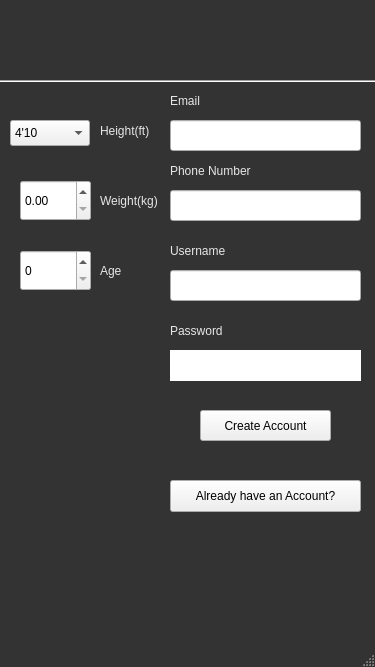
<?xml version="1.0" encoding="UTF-8"?>
<ui version="4.0">
 <class>MainWindow</class>
 <widget class="QMainWindow" name="MainWindow">
  <property name="geometry">
   <rect>
    <x>0</x>
    <y>0</y>
    <width>375</width>
    <height>667</height>
   </rect>
  </property>
  <property name="minimumSize">
   <size>
    <width>375</width>
    <height>667</height>
   </size>
  </property>
  <property name="maximumSize">
   <size>
    <width>375</width>
    <height>667</height>
   </size>
  </property>
  <property name="font">
   <font>
    <pointsize>13</pointsize>
    <strikeout>false</strikeout>
   </font>
  </property>
  <property name="windowTitle">
   <string>MainWindow</string>
  </property>
  <property name="styleSheet">
   <string notr="true">QMainWindow#MainWindow{
background:rgb(51, 51, 51)
}</string>
  </property>
  <widget class="QWidget" name="centralwidget">
   <widget class="QDoubleSpinBox" name="WeightInput">
    <property name="geometry">
     <rect>
      <x>20</x>
      <y>180</y>
      <width>71</width>
      <height>41</height>
     </rect>
    </property>
   </widget>
   <widget class="QLabel" name="label_2">
    <property name="geometry">
     <rect>
      <x>100</x>
      <y>120</y>
      <width>81</width>
      <height>21</height>
     </rect>
    </property>
    <property name="styleSheet">
     <string notr="true">QLabel#label_2{
color:rgb(230, 230, 230)
}</string>
    </property>
    <property name="text">
     <string>Height(ft)</string>
    </property>
   </widget>
   <widget class="QLabel" name="label_3">
    <property name="geometry">
     <rect>
      <x>100</x>
      <y>190</y>
      <width>71</width>
      <height>21</height>
     </rect>
    </property>
    <property name="styleSheet">
     <string notr="true">QLabel#label_3{
color:rgb(230, 230, 230)
}</string>
    </property>
    <property name="text">
     <string>Weight(kg)</string>
    </property>
   </widget>
   <widget class="QSpinBox" name="AgeInput">
    <property name="geometry">
     <rect>
      <x>20</x>
      <y>250</y>
      <width>71</width>
      <height>41</height>
     </rect>
    </property>
   </widget>
   <widget class="QLabel" name="label_4">
    <property name="geometry">
     <rect>
      <x>100</x>
      <y>260</y>
      <width>71</width>
      <height>21</height>
     </rect>
    </property>
    <property name="styleSheet">
     <string notr="true">QLabel#label_4{
color:rgb(230, 230, 230)
}</string>
    </property>
    <property name="text">
     <string>Age</string>
    </property>
   </widget>
   <widget class="QLabel" name="label_5">
    <property name="geometry">
     <rect>
      <x>170</x>
      <y>90</y>
      <width>201</width>
      <height>21</height>
     </rect>
    </property>
    <property name="styleSheet">
     <string notr="true">QLabel#label_5{
color:rgb(230, 230, 230)
}</string>
    </property>
    <property name="text">
     <string>Email</string>
    </property>
   </widget>
   <widget class="QLabel" name="label_6">
    <property name="geometry">
     <rect>
      <x>170</x>
      <y>160</y>
      <width>121</width>
      <height>21</height>
     </rect>
    </property>
    <property name="styleSheet">
     <string notr="true">QLabel#label_6{
color:rgb(230, 230, 230)
}</string>
    </property>
    <property name="text">
     <string>Phone Number</string>
    </property>
   </widget>
   <widget class="QPushButton" name="CreateAccount">
    <property name="geometry">
     <rect>
      <x>200</x>
      <y>410</y>
      <width>131</width>
      <height>31</height>
     </rect>
    </property>
    <property name="text">
     <string>Create Account</string>
    </property>
   </widget>
   <widget class="QPushButton" name="AlreadyHaveAnAccount">
    <property name="geometry">
     <rect>
      <x>170</x>
      <y>480</y>
      <width>191</width>
      <height>32</height>
     </rect>
    </property>
    <property name="text">
     <string>Already have an Account?</string>
    </property>
   </widget>
   <widget class="QLabel" name="label_7">
    <property name="geometry">
     <rect>
      <x>170</x>
      <y>240</y>
      <width>211</width>
      <height>21</height>
     </rect>
    </property>
    <property name="styleSheet">
     <string notr="true">QLabel#label_7{
color:rgb(230, 230, 230)
}</string>
    </property>
    <property name="text">
     <string>Username</string>
    </property>
   </widget>
   <widget class="QLabel" name="label_8">
    <property name="geometry">
     <rect>
      <x>170</x>
      <y>320</y>
      <width>211</width>
      <height>21</height>
     </rect>
    </property>
    <property name="styleSheet">
     <string notr="true">QLabel#label_8{
color:rgb(230, 230, 230)
}</string>
    </property>
    <property name="text">
     <string>Password</string>
    </property>
   </widget>
   <widget class="QLabel" name="label">
    <property name="geometry">
     <rect>
      <x>40</x>
      <y>0</y>
      <width>311</width>
      <height>101</height>
     </rect>
    </property>
    <property name="font">
     <font>
      <pointsize>53</pointsize>
     </font>
    </property>
    <property name="styleSheet">
     <string notr="true">QLabel#label{
color:rgb(204, 255, 102)
}
</string>
    </property>
    <property name="text">
     <string/>
    </property>
    <property name="pixmap">
     <pixmap>GymHexTopperLogo.png</pixmap>
    </property>
    <property name="scaledContents">
     <bool>true</bool>
    </property>
   </widget>
   <widget class="Line" name="line">
    <property name="geometry">
     <rect>
      <x>-10</x>
      <y>80</y>
      <width>118</width>
      <height>3</height>
     </rect>
    </property>
    <property name="styleSheet">
     <string notr="true">Line#line{
background:rgb(76, 76, 76)
}</string>
    </property>
    <property name="orientation">
     <enum>Qt::Horizontal</enum>
    </property>
   </widget>
   <widget class="Line" name="line_2">
    <property name="geometry">
     <rect>
      <x>100</x>
      <y>80</y>
      <width>118</width>
      <height>3</height>
     </rect>
    </property>
    <property name="styleSheet">
     <string notr="true">Line#line_2{
background:rgb(76, 76, 76)
}</string>
    </property>
    <property name="orientation">
     <enum>Qt::Horizontal</enum>
    </property>
   </widget>
   <widget class="Line" name="line_3">
    <property name="geometry">
     <rect>
      <x>210</x>
      <y>80</y>
      <width>118</width>
      <height>3</height>
     </rect>
    </property>
    <property name="styleSheet">
     <string notr="true">Line#line_3{
background:rgb(76, 76, 76)
}</string>
    </property>
    <property name="orientation">
     <enum>Qt::Horizontal</enum>
    </property>
   </widget>
   <widget class="Line" name="line_4">
    <property name="geometry">
     <rect>
      <x>320</x>
      <y>80</y>
      <width>118</width>
      <height>3</height>
     </rect>
    </property>
    <property name="styleSheet">
     <string notr="true">Line#line_4{
background:rgb(76, 76, 76)
}</string>
    </property>
    <property name="orientation">
     <enum>Qt::Horizontal</enum>
    </property>
   </widget>
   <widget class="QComboBox" name="HeightInput">
    <property name="geometry">
     <rect>
      <x>10</x>
      <y>120</y>
      <width>80</width>
      <height>26</height>
     </rect>
    </property>
    <property name="minimumSize">
     <size>
      <width>5</width>
      <height>0</height>
     </size>
    </property>
    <property name="maximumSize">
     <size>
      <width>16777194</width>
      <height>16777186</height>
     </size>
    </property>
    <property name="currentText">
     <string>4'10</string>
    </property>
    <property name="currentIndex">
     <number>10</number>
    </property>
    <property name="maxVisibleItems">
     <number>5</number>
    </property>
    <property name="maxCount">
     <number>999999984</number>
    </property>
    <property name="insertPolicy">
     <enum>QComboBox::InsertAtTop</enum>
    </property>
    <property name="sizeAdjustPolicy">
     <enum>QComboBox::AdjustToContentsOnFirstShow</enum>
    </property>
    <property name="duplicatesEnabled">
     <bool>false</bool>
    </property>
    <item>
     <property name="text">
      <string>4'0</string>
     </property>
    </item>
    <item>
     <property name="text">
      <string>4'1</string>
     </property>
    </item>
    <item>
     <property name="text">
      <string>4'2</string>
     </property>
    </item>
    <item>
     <property name="text">
      <string>4'3</string>
     </property>
    </item>
    <item>
     <property name="text">
      <string>4'4</string>
     </property>
    </item>
    <item>
     <property name="text">
      <string>4'5</string>
     </property>
    </item>
    <item>
     <property name="text">
      <string>4'6</string>
     </property>
    </item>
    <item>
     <property name="text">
      <string>4'7</string>
     </property>
    </item>
    <item>
     <property name="text">
      <string>4'8</string>
     </property>
    </item>
    <item>
     <property name="text">
      <string>4'9</string>
     </property>
    </item>
    <item>
     <property name="text">
      <string>4'10</string>
     </property>
    </item>
    <item>
     <property name="text">
      <string>4'11</string>
     </property>
    </item>
    <item>
     <property name="text">
      <string>5'0</string>
     </property>
    </item>
    <item>
     <property name="text">
      <string>5'1</string>
     </property>
    </item>
    <item>
     <property name="text">
      <string>5'2</string>
     </property>
    </item>
    <item>
     <property name="text">
      <string>5'3</string>
     </property>
    </item>
    <item>
     <property name="text">
      <string>5'4</string>
     </property>
    </item>
    <item>
     <property name="text">
      <string>5'6</string>
     </property>
    </item>
    <item>
     <property name="text">
      <string>5'7</string>
     </property>
    </item>
    <item>
     <property name="text">
      <string>5'8</string>
     </property>
    </item>
    <item>
     <property name="text">
      <string>5'9</string>
     </property>
    </item>
    <item>
     <property name="text">
      <string>5'10</string>
     </property>
    </item>
    <item>
     <property name="text">
      <string>5'11</string>
     </property>
    </item>
    <item>
     <property name="text">
      <string>6'0</string>
     </property>
    </item>
    <item>
     <property name="text">
      <string>6'1</string>
     </property>
    </item>
    <item>
     <property name="text">
      <string>6'2</string>
     </property>
    </item>
    <item>
     <property name="text">
      <string>6'3</string>
     </property>
    </item>
    <item>
     <property name="text">
      <string>6'4</string>
     </property>
    </item>
    <item>
     <property name="text">
      <string>6'5</string>
     </property>
    </item>
    <item>
     <property name="text">
      <string>6'6</string>
     </property>
    </item>
    <item>
     <property name="text">
      <string>6'7</string>
     </property>
    </item>
    <item>
     <property name="text">
      <string>6'8</string>
     </property>
    </item>
    <item>
     <property name="text">
      <string>6'9</string>
     </property>
    </item>
    <item>
     <property name="text">
      <string>6'10</string>
     </property>
    </item>
    <item>
     <property name="text">
      <string>6'11</string>
     </property>
    </item>
    <item>
     <property name="text">
      <string>7'0</string>
     </property>
    </item>
    <item>
     <property name="text">
      <string>7'1</string>
     </property>
    </item>
    <item>
     <property name="text">
      <string>7'2</string>
     </property>
    </item>
    <item>
     <property name="text">
      <string>7'3</string>
     </property>
    </item>
    <item>
     <property name="text">
      <string>7'4</string>
     </property>
    </item>
    <item>
     <property name="text">
      <string>7'5</string>
     </property>
    </item>
    <item>
     <property name="text">
      <string>7'6</string>
     </property>
    </item>
    <item>
     <property name="text">
      <string>7'7</string>
     </property>
    </item>
    <item>
     <property name="text">
      <string>7'8</string>
     </property>
    </item>
    <item>
     <property name="text">
      <string>7'9</string>
     </property>
    </item>
    <item>
     <property name="text">
      <string>7'10</string>
     </property>
    </item>
    <item>
     <property name="text">
      <string>7'11</string>
     </property>
    </item>
    <item>
     <property name="text">
      <string>8'0</string>
     </property>
    </item>
   </widget>
   <widget class="QLineEdit" name="PasswordInput">
    <property name="geometry">
     <rect>
      <x>170</x>
      <y>350</y>
      <width>191</width>
      <height>31</height>
     </rect>
    </property>
    <property name="maximumSize">
     <size>
      <width>16777211</width>
      <height>16777215</height>
     </size>
    </property>
    <property name="font">
     <font>
      <strikeout>false</strikeout>
     </font>
    </property>
    <property name="toolTipDuration">
     <number>0</number>
    </property>
    <property name="inputMask">
     <string/>
    </property>
    <property name="maxLength">
     <number>32767</number>
    </property>
    <property name="frame">
     <bool>false</bool>
    </property>
    <property name="echoMode">
     <enum>QLineEdit::Password</enum>
    </property>
    <property name="readOnly">
     <bool>false</bool>
    </property>
   </widget>
   <widget class="QLineEdit" name="UsernameInput">
    <property name="geometry">
     <rect>
      <x>170</x>
      <y>270</y>
      <width>191</width>
      <height>31</height>
     </rect>
    </property>
   </widget>
   <widget class="QLineEdit" name="PhoneNumberInput">
    <property name="geometry">
     <rect>
      <x>170</x>
      <y>190</y>
      <width>191</width>
      <height>31</height>
     </rect>
    </property>
   </widget>
   <widget class="QLineEdit" name="EmailInput">
    <property name="geometry">
     <rect>
      <x>170</x>
      <y>120</y>
      <width>191</width>
      <height>31</height>
     </rect>
    </property>
   </widget>
   <widget class="QLabel" name="label_9">
    <property name="geometry">
     <rect>
      <x>10</x>
      <y>360</y>
      <width>151</width>
      <height>151</height>
     </rect>
    </property>
    <property name="maximumSize">
     <size>
      <width>16777215</width>
      <height>16777211</height>
     </size>
    </property>
    <property name="text">
     <string/>
    </property>
    <property name="pixmap">
     <pixmap>GymHexMainLogo.png</pixmap>
    </property>
    <property name="scaledContents">
     <bool>true</bool>
    </property>
   </widget>
   <zorder>WeightInput</zorder>
   <zorder>label_2</zorder>
   <zorder>label_3</zorder>
   <zorder>AgeInput</zorder>
   <zorder>label_4</zorder>
   <zorder>label_6</zorder>
   <zorder>CreateAccount</zorder>
   <zorder>AlreadyHaveAnAccount</zorder>
   <zorder>label_7</zorder>
   <zorder>label_8</zorder>
   <zorder>label</zorder>
   <zorder>line</zorder>
   <zorder>line_2</zorder>
   <zorder>line_3</zorder>
   <zorder>line_4</zorder>
   <zorder>HeightInput</zorder>
   <zorder>PasswordInput</zorder>
   <zorder>UsernameInput</zorder>
   <zorder>PhoneNumberInput</zorder>
   <zorder>EmailInput</zorder>
   <zorder>label_9</zorder>
   <zorder>label_5</zorder>
  </widget>
  <widget class="QMenuBar" name="menubar">
   <property name="geometry">
    <rect>
     <x>0</x>
     <y>0</y>
     <width>375</width>
     <height>24</height>
    </rect>
   </property>
  </widget>
  <widget class="QStatusBar" name="statusbar"/>
 </widget>
 <resources/>
 <connections/>
</ui>
